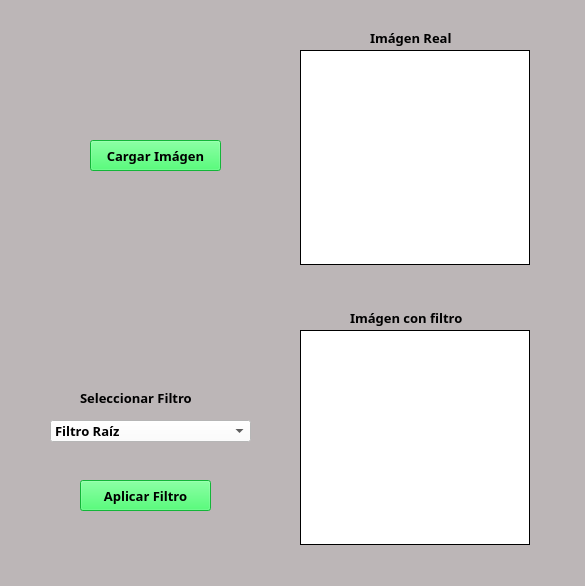
<?xml version="1.0" encoding="UTF-8"?>
<ui version="4.0">
 <class>MainWindow</class>
 <widget class="QMainWindow" name="MainWindow">
  <property name="geometry">
   <rect>
    <x>0</x>
    <y>0</y>
    <width>585</width>
    <height>586</height>
   </rect>
  </property>
  <property name="windowTitle">
   <string>Practica 3 - IPDI</string>
  </property>
  <property name="styleSheet">
   <string notr="true">background-color:rgb(188, 182, 183)</string>
  </property>
  <widget class="QWidget" name="centralwidget">
   <widget class="QLabel" name="imgOriginal">
    <property name="geometry">
     <rect>
      <x>300</x>
      <y>50</y>
      <width>230</width>
      <height>215</height>
     </rect>
    </property>
    <property name="autoFillBackground">
     <bool>false</bool>
    </property>
    <property name="styleSheet">
     <string notr="true">background-color: rgb(255, 255, 255);</string>
    </property>
    <property name="frameShape">
     <enum>QFrame::Box</enum>
    </property>
    <property name="frameShadow">
     <enum>QFrame::Plain</enum>
    </property>
    <property name="text">
     <string/>
    </property>
    <property name="scaledContents">
     <bool>true</bool>
    </property>
   </widget>
   <widget class="QLabel" name="imgConFiltro">
    <property name="geometry">
     <rect>
      <x>300</x>
      <y>330</y>
      <width>230</width>
      <height>215</height>
     </rect>
    </property>
    <property name="autoFillBackground">
     <bool>false</bool>
    </property>
    <property name="styleSheet">
     <string notr="true">background-color:rgb(255, 255, 255)</string>
    </property>
    <property name="frameShape">
     <enum>QFrame::Box</enum>
    </property>
    <property name="text">
     <string/>
    </property>
    <property name="scaledContents">
     <bool>true</bool>
    </property>
   </widget>
   <widget class="QPushButton" name="btn_cargarImagen">
    <property name="geometry">
     <rect>
      <x>90</x>
      <y>140</y>
      <width>131</width>
      <height>31</height>
     </rect>
    </property>
    <property name="font">
     <font>
      <family>JetBrains Mono ExtraBold</family>
      <pointsize>10</pointsize>
      <weight>75</weight>
      <bold>true</bold>
     </font>
    </property>
    <property name="cursor">
     <cursorShape>PointingHandCursor</cursorShape>
    </property>
    <property name="styleSheet">
     <string notr="true">background-color:rgb(25, 255, 78)</string>
    </property>
    <property name="text">
     <string>Cargar Imágen</string>
    </property>
   </widget>
   <widget class="QComboBox" name="combo_filtros">
    <property name="geometry">
     <rect>
      <x>50</x>
      <y>420</y>
      <width>201</width>
      <height>22</height>
     </rect>
    </property>
    <property name="font">
     <font>
      <family>JetBrains Mono ExtraBold</family>
      <pointsize>10</pointsize>
      <weight>75</weight>
      <bold>true</bold>
     </font>
    </property>
    <property name="cursor">
     <cursorShape>PointingHandCursor</cursorShape>
    </property>
    <property name="autoFillBackground">
     <bool>true</bool>
    </property>
    <property name="styleSheet">
     <string notr="true">background-color:rgb(255, 255, 255)</string>
    </property>
    <item>
     <property name="text">
      <string>Filtro Raíz</string>
     </property>
    </item>
    <item>
     <property name="text">
      <string>Filtro Cuadrado</string>
     </property>
    </item>
    <item>
     <property name="text">
      <string>Filtro Lineal a Trozos</string>
     </property>
    </item>
   </widget>
   <widget class="QLabel" name="label">
    <property name="geometry">
     <rect>
      <x>370</x>
      <y>30</y>
      <width>101</width>
      <height>16</height>
     </rect>
    </property>
    <property name="font">
     <font>
      <family>JetBrains Mono ExtraBold</family>
      <pointsize>10</pointsize>
      <weight>75</weight>
      <bold>true</bold>
     </font>
    </property>
    <property name="text">
     <string>Imágen Real</string>
    </property>
   </widget>
   <widget class="QLabel" name="label_2">
    <property name="geometry">
     <rect>
      <x>80</x>
      <y>390</y>
      <width>151</width>
      <height>16</height>
     </rect>
    </property>
    <property name="font">
     <font>
      <family>JetBrains Mono ExtraBold</family>
      <pointsize>10</pointsize>
      <weight>75</weight>
      <bold>true</bold>
     </font>
    </property>
    <property name="text">
     <string>Seleccionar Filtro</string>
    </property>
   </widget>
   <widget class="QPushButton" name="btn_aplicarFiltro">
    <property name="geometry">
     <rect>
      <x>80</x>
      <y>480</y>
      <width>131</width>
      <height>31</height>
     </rect>
    </property>
    <property name="font">
     <font>
      <family>JetBrains Mono ExtraBold</family>
      <pointsize>10</pointsize>
      <weight>75</weight>
      <bold>true</bold>
     </font>
    </property>
    <property name="cursor">
     <cursorShape>PointingHandCursor</cursorShape>
    </property>
    <property name="styleSheet">
     <string notr="true">background-color:rgb(25, 255, 78)</string>
    </property>
    <property name="text">
     <string>Aplicar Filtro</string>
    </property>
   </widget>
   <widget class="QLabel" name="label_3">
    <property name="geometry">
     <rect>
      <x>350</x>
      <y>310</y>
      <width>141</width>
      <height>16</height>
     </rect>
    </property>
    <property name="font">
     <font>
      <family>JetBrains Mono ExtraBold</family>
      <pointsize>10</pointsize>
      <weight>75</weight>
      <bold>true</bold>
     </font>
    </property>
    <property name="text">
     <string>Imágen con filtro</string>
    </property>
   </widget>
  </widget>
  <widget class="QStatusBar" name="statusbar"/>
 </widget>
 <resources/>
 <connections/>
</ui>
